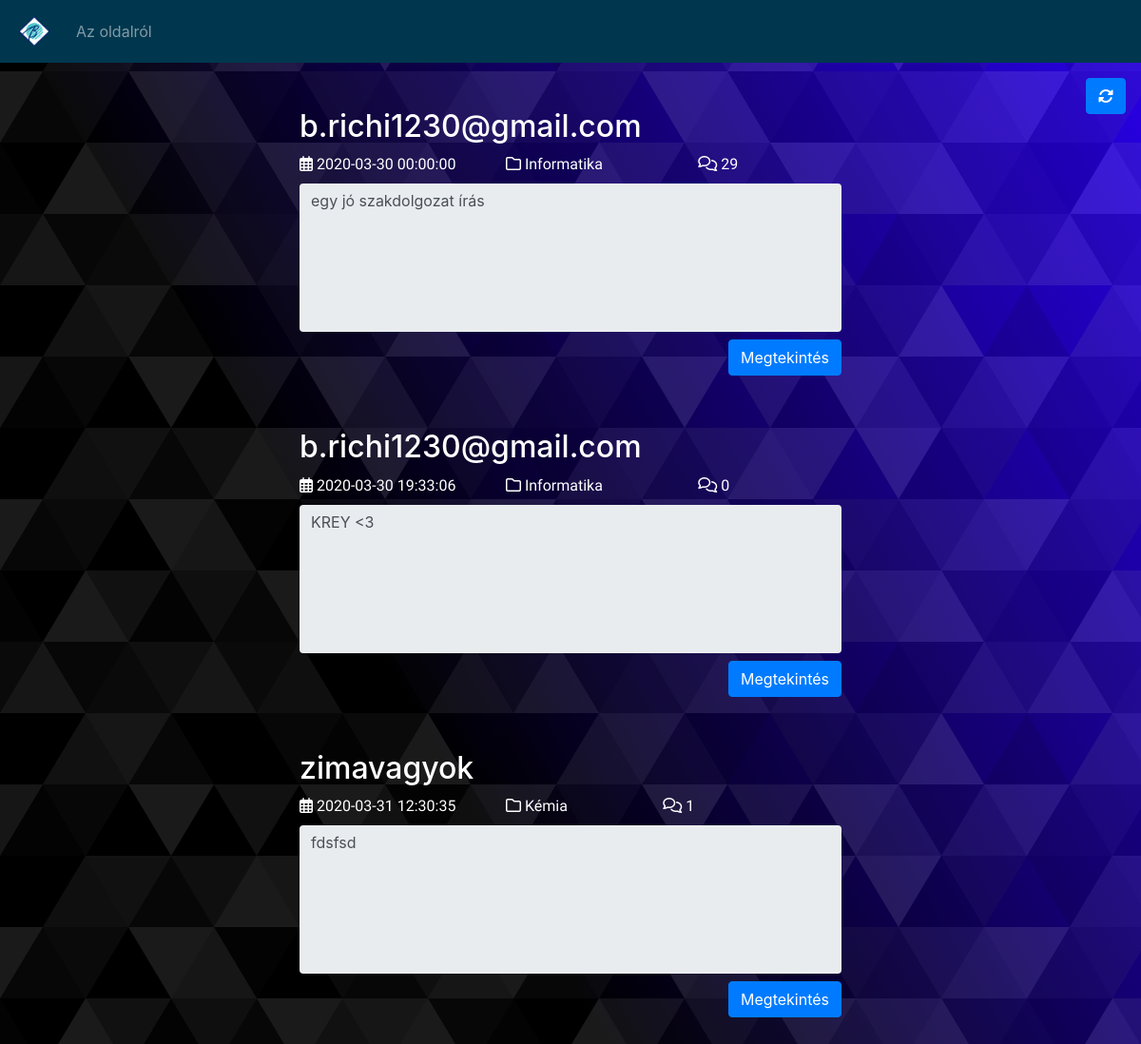
Screenshot of /pages/allTopic.php with the database file from the repository.
### tables this page shows
CREATE TABLE theme (
  id INT(11) NOT NULL AUTO_INCREMENT,
  categoryId INT(11) NOT NULL,
  userUniqId VARCHAR(23) NOT NULL,
  date DATETIME NOT NULL,
  text TEXT NOT NULL,
  header VARCHAR(255) DEFAULT NULL,
  PRIMARY KEY (id)
);

CREATE TABLE users (
  id INT(11) NOT NULL AUTO_INCREMENT,
  uniqId VARCHAR(23) NOT NULL,
  username VARCHAR(32) NOT NULL,
  password VARCHAR(64) NOT NULL,
  email VARCHAR(50) NOT NULL,
  PRIMARY KEY (id)
);

CREATE TABLE categories (
  id INT(11) NOT NULL AUTO_INCREMENT,
  name VARCHAR(50) NOT NULL,
  PRIMARY KEY (id)
);

### php/db/execute.php (called while the page is built, shortened)
<?php
function callProc($procName, $params)
{
    global $db;
    $result = [];
    $query = $db->query("CALL {$procName}({$params})") or die($db->error);
        if($query)
        {
            while ($row = $query->fetch_array())
            {
                array_push($result, $row);
            }
        }
    return $result;
}
?>

### php/topic/topicComponent.php (the view, shortened to what this page needs)
<div class="container my-5 w-50 mx-auto">
    <div class="row">
      <div class="col-12">
          <form method="post">
          <h2><?php echo $value['username']?></h2>
          <label style="font-size:1em;"><i class="far fa-calendar-alt"></i> <?php echo $value['date']?></label>
          <label style="font-size:1em;" class="mx-5"><i class="far fa-folder"> </i> <?php echo $value['name']?></label>
          <?php
          $data = callProc("CommentGetByThemeId", "'{$value['id']}'");
          $comments = count($data);
          ?>
          <label style="font-size:1em;" class="mx-5"><i class="far fa-comments"></i> <?php echo $comments?></label>
          <textarea class="form-control textarea" id="postText" name="postText" rows="6" readonly><?php echo $value['text']; ?></textarea>
          <button type="submit" name="show" id="show" class="btn btn-primary my-2 float-right">Megtekintés</button>
          </form>
      </div>
    </div>
</div>

### pages/allTopic.php (shortened to what this page needs)
<?php
include "../php/db/connection.php";
include "../php/db/execute.php";
?>
<!DOCTYPE html>
<html lang="en">
<head>
  <link rel="stylesheet" href="https://stackpath.bootstrapcdn.com/bootstrap/4.4.1/css/bootstrap.min.css">
  <link rel="stylesheet" href="../css/style.css">
  <link rel="stylesheet" href="../css/topic.css">
</head>
<body>
  <nav class="navbar navbar-default navbar-expand-lg navbar-dark bg-dark sticky-top">
    <a class="navbar-brand" href="../index.php"><img id="menuLogo" src="../img/bion.png"></a>
    <div class="collapse navbar-collapse" id="navbarNavDropdown">
      <ul class="navbar-nav">
        <li class="nav-item">
          <a class="nav-link" href="about.php">Az oldalról</a>
        </li>
      </ul>
    </div>
  </nav>
  <form method="post">
    <button type="submit" name="update" id="update" class="btn btn-primary float-right mt-3 mr-3"><i class="fas fa-sync-alt"></i></button>
  </form>
  <?php
    $data = callProc("ThemeGetAllWithCategoryAndCreator", "");
    foreach ($data as $value) {
        include "../php/topic/topicComponent.php";
    }
  ?>
</body>
</html>

### css/style.css (style rules this page uses)
#menuLogo { height: 40px; width: 40px; }
.textarea { background: transparent; outline:none; border:none; width:100%; resize: none; overflow: hidden; }
.navbar-default { background: #00374E !important; }
body { min-height: 100vh; background-image: url("../img/bg.svg"); background-attachment: fixed; background-size: cover; color:white; }
label { font-family: 'Comfortaa', cursive; font-size: 30px; }

### rows the page displays
theme: users.username "b.richi1230@gmail.com", date "2020-03-30 00:00:00", categoryId.name "Informatika", comments "29", postText "egy jó szakdolgozat írás"
theme: users.username "b.richi1230@gmail.com", date "2020-03-30 19:33:06", categoryId.name "Informatika", comments "0", postText "KREY <3"
theme: users.username "zimavagyok", date "2020-03-31 12:30:35", categoryId.name "Kémia", comments "1", postText "fdsfsd"
